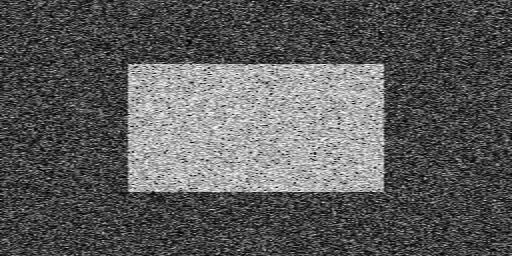
#> input picture UNED/computer-vision/pec1/data/threshold/TH_noisy2.png, 512 x 256 px
$ python pec1_Ej5_1.py
#> lines starting #> are read from the running program, lines starting #| are printed output that depends on the picture; after the words box and inside, x2 and y2 are one past the last pixel; in counts of white or black regions, pixels touching at a corner belong together
import os
import cv2 as cv
import matplotlib.pyplot as plt

plt.rcParams["figure.figsize"] = (10, 8)

data_path = os.path.join("data", "threshold")

files = [
    "TH_noisy2.png",
    "TH_TE.gif",
    "TH_scanTable.png"
]


def load_gray(path):
#> called with path = 'data/threshold/TH_noisy2.png'
    img = cv.imread(path, cv.IMREAD_GRAYSCALE)
#> img is the input picture: shape (256, 512); min 0, max 254, mean 91
    return img


def show_global_threshold(imgs, names):
    for img, name in zip(imgs, names):
        _, th_fixed = cv.threshold(img, 128, 255, cv.THRESH_BINARY)

        _, th_otsu = cv.threshold(
            img, 0, 255, cv.THRESH_BINARY + cv.THRESH_OTSU
        )

        fig, axes = plt.subplots(1, 3)
        fig.suptitle(f"Umbralización global - {name}")

        axes[0].imshow(img, cmap="gray")
        axes[0].set_title("Original")
        axes[0].axis("off")

        axes[1].imshow(th_fixed, cmap="gray")
        axes[1].set_title("Global fijo T=128")
        axes[1].axis("off")

        axes[2].imshow(th_otsu, cmap="gray")
        axes[2].set_title(f"Global Otsu (T={int(_):d})")
        axes[2].axis("off")

        plt.tight_layout()
        plt.show()


def explore_adaptive_threshold(img, name, invert=True):
    if invert:
        img_proc = 255 - img
    else:
        img_proc = img.copy()

    fig, axes = plt.subplots(3, 3, figsize=(12, 10))
    fig.suptitle(f"Adaptive threshold (MEAN_C) - {name} (invert={invert})")

    W_list = [5, 11, 25]
    C_list = [-5, 0, 5]

    for i, W in enumerate(W_list):
        for j, C in enumerate(C_list):
            th = cv.adaptiveThreshold(
                img_proc,
                255,
                cv.ADAPTIVE_THRESH_MEAN_C,
                cv.THRESH_BINARY,
                W,
                C
            )
            ax = axes[i, j]
            ax.imshow(th, cmap="gray")
            ax.set_title(f"W={W}, C={C}")
            ax.axis("off")

    plt.tight_layout()
    plt.show()


def main():
    images = []
    for fname in files:
        path = os.path.join(data_path, fname)
        img = load_gray(path)
        images.append(img)

    fig, axes = plt.subplots(1, len(images), figsize=(12, 4))
    fig.suptitle("Imágenes originales (5.1)")
    for ax, img, name in zip(axes, images, files):
        ax.imshow(img, cmap="gray")
        ax.set_title(name)
        ax.axis("off")
#> this loop made 3 passes
#> name on passes 1 to 3: 'TH_noisy2.png', 'TH_TE.gif', 'TH_scanTable.png'
    plt.tight_layout()
    plt.show()

    show_global_threshold(images, files)
#> the loop in show_global_threshold, `for img, name in zip(imgs, names):` made 3 passes
#> pass 1, in show_global_threshold, `_, th_fixed = cv.threshold(img, 128, 255, cv.THRESH_BINARY)`:
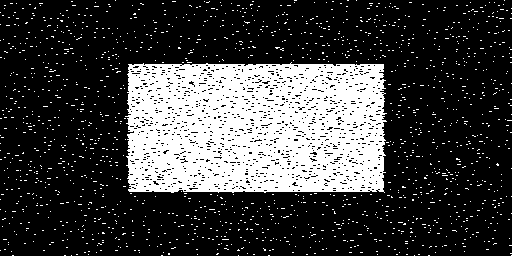
#> th_fixed: shape (256, 512); 25% white; 1554 white regions (1553 under 20 px), largest, box (x1, y1, x2, y2) and area: (125, 62, 387, 193) 29831
#> pass 2, in show_global_threshold, `_, th_otsu = cv.threshold( img, 0, 255, cv.THRESH_BINARY + cv.THRESH_O..`:
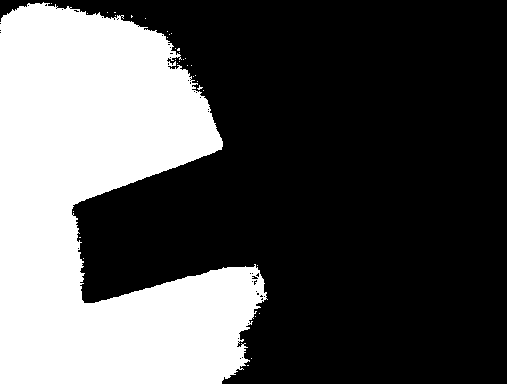
#> th_otsu: shape (384, 507); 33.6% white; 35 white regions (34 under 20 px), largest, box (x1, y1, x2, y2) and area: (0, 2, 268, 384) 65391

    for img, name in zip(images, files):
        explore_adaptive_threshold(img, name, invert=True)
#> this loop made 3 passes
#> pass 1, in explore_adaptive_threshold, `img_proc = 255 - img`:
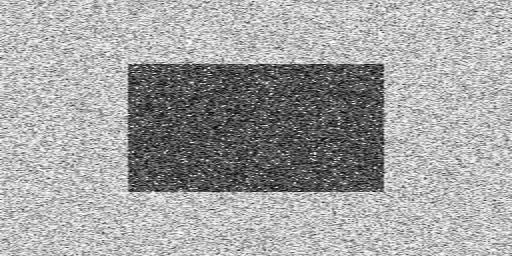
#> img_proc: shape (256, 512); min 1, max 255, mean 164
#> pass 1, in explore_adaptive_threshold, `plt.show()`:
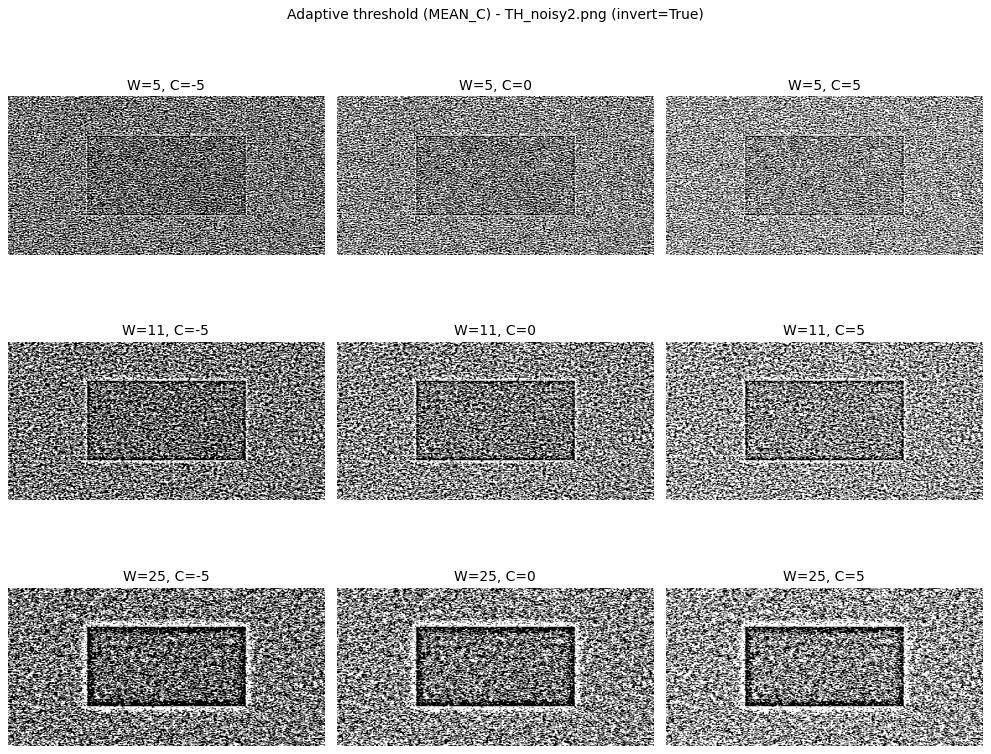
#> figure drawn by matplotlib, 9 panels
#> pass 2, in explore_adaptive_threshold (call 2), `img_proc = 255 - img`:
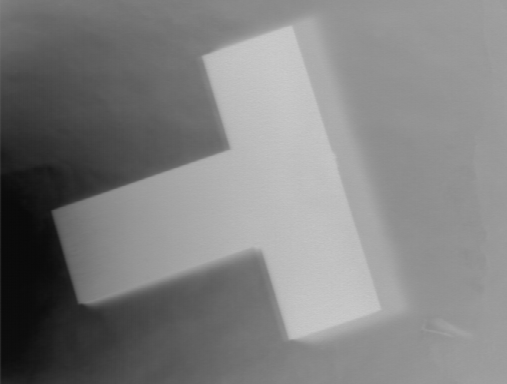
#> img_proc: shape (384, 507); min 9, max 202, mean 128.7
#> pass 2, in explore_adaptive_threshold (call 2), `plt.show()`:
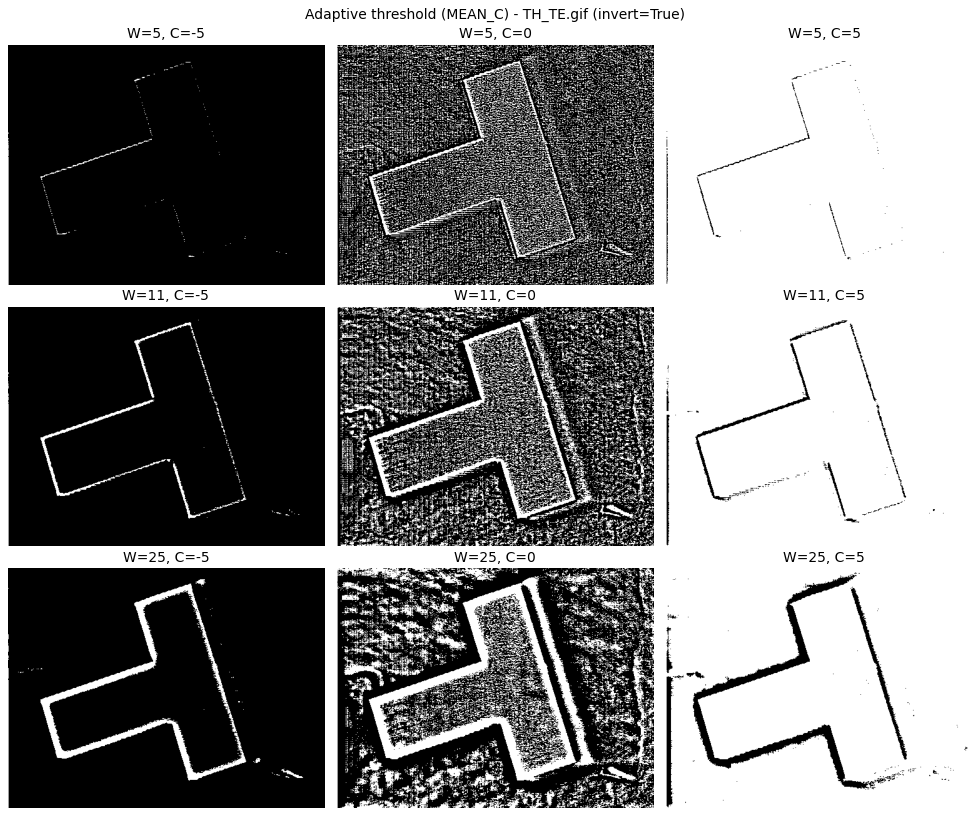
#> figure drawn by matplotlib, 9 panels
#> pass 3, in explore_adaptive_threshold (call 3), `img_proc = 255 - img`:
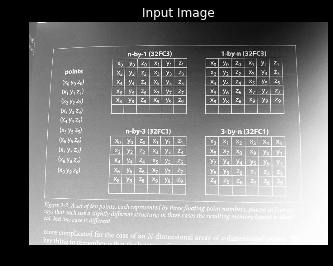
#> img_proc: shape (266, 333); min 0, max 255, mean 116.1


if __name__ == "__main__":
    main()
